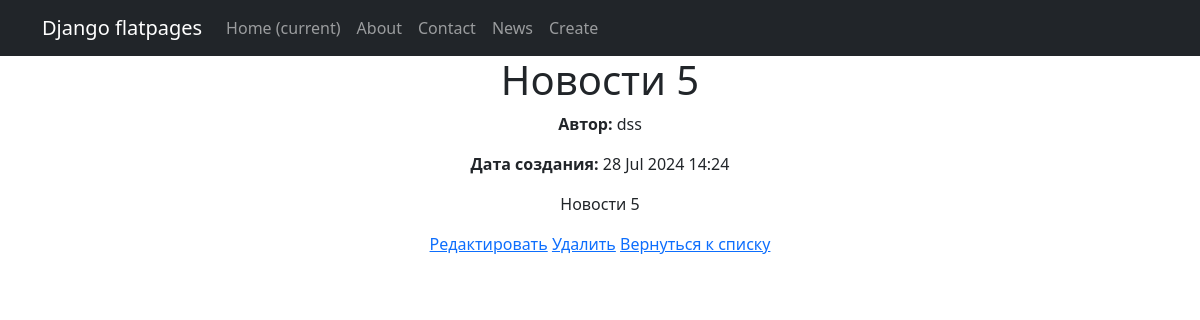
The app's page /news/news/12/ with its own data.
### NewsApp/models.py (models this page shows, shortened)
class Post(models.Model):
    author = models.ForeignKey(Author, on_delete=models.CASCADE)
    NEWS = 'NW'
    ARTICLE = 'AR'
    CATEGORY_CHOICES = (
        (NEWS, 'Новость'),
        (ARTICLE, 'Статья')
    )
    categoryType = models.CharField(max_length=2, choices=CATEGORY_CHOICES, default=NEWS)
    dateCreation = models.DateTimeField(auto_now_add=True)
    postCategory = models.ManyToManyField(Category, through='PostCategory')
    title = models.CharField(max_length=128)
    text = models.TextField()
    rating = models.SmallIntegerField(default=0)
    class Meta:
        ordering = ['-dateCreation']  # Сортировка от более свежих к старым

class Author(models.Model):
    authorUser = models.OneToOneField(User, on_delete=models.CASCADE)
    ratingAuthor = models.SmallIntegerField(default=0)

### NewsApp/views.py (the view)
# urls.py: path('news/<int:pk>/', PostDetailView.as_view(), name='post_detail'),
class PostDetailView(DetailView):
    model = Post
    template_name = 'news/post_detail.html'
    context_object_name = 'post'
    def get_context_data(self, **kwargs):
        context = super().get_context_data(**kwargs)
        context['is_author'] = self.object.author == self.request.user
        return context

### NewsApp/templatetags/custom_filters.py (called while the page is built)
@register.filter
def censor(text):
    if not text:
        return text
    def replace_word(match):
        word = match.group(0)
        if word.lower() in CENSORED_WORDS:
            return word[0] + '*' * (len(word) - 1)
        return word
    pattern = re.compile(r'\b\w+\b', re.IGNORECASE)
    return pattern.sub(replace_word, text)

### NewsApp/templates/news/post_detail.html
{% extends 'flatpages/default.html' %}
{% load custom_filters %}
{% block content %}
  <h1>{{ post.title|censor }}</h1>
  <p><strong>Автор:</strong> {{ post.author.authorUser.username }}</p>
  <p><strong>Дата создания:</strong> {{ post.dateCreation|date:"d M Y H:i" }}</p>
  <p>{{ post.text|censor }}</p>
  <a href="{% url 'post_update' post.pk %}">Редактировать</a>
  <a href="{% url 'post_delete' post.pk %}">Удалить</a>
  <a href="{% url 'post_list' %}">Вернуться к списку</a>
{% endblock %}

### records on screen
Post: title|censor "Новости 5", author.authorUser.username "dss", dateCreation "28 Jul 2024 14:24", text|censor "Новости 5"
